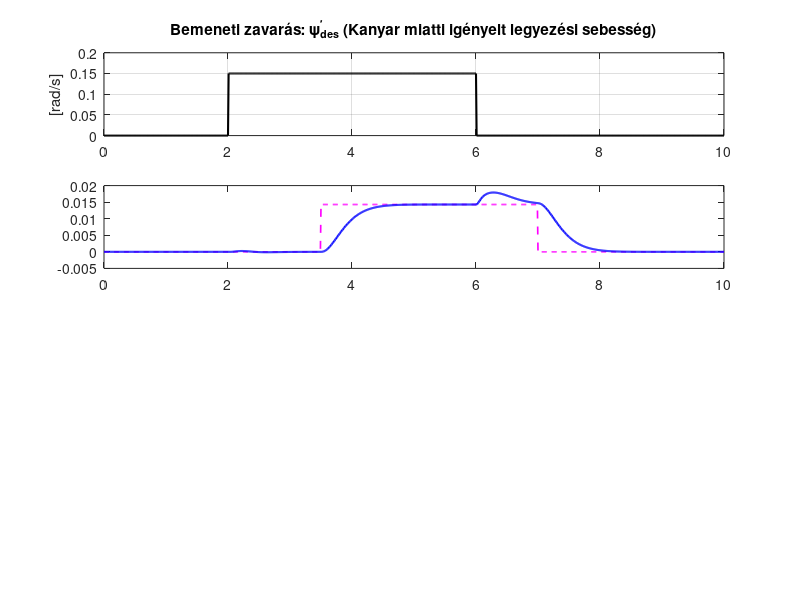

The MATLAB source for this figure: (Note: this script raises an error after producing the figure.)
%% DYNAMIC MODEL IN TERMS OF ERROR WITH RESPECT TO ROAD
R = 100;  % radious of the road
Caf = 80000; % Cornering stiffnes az első kerékhez
Car = 80000; % Cornering stiffnes a hátsó kerékhez
lf = 1.1; % Az autó tömegközéppontjától mért elülső tengelytáv
lr = 1.58; % Az autó tömegközéppontjától mért hátsó tengelytáv
m = 1573; % Az autó tömege
Vx = 15; % Az autó haladási sebessége a saját koordinátarendszerében
Iz = 2873; % Az autó tehetetlenségi nyomatéka

% Az állapotvektorunk e1, e1', e2, e2' == 
% laterális pozíciócióhiba a sávközéptől,
% laterális pozíciócióhiba sebessége,
% legyezési szöghiba az úthoz képest,
% legyezési szöghiba sebessége
% phides = desired yaw rate determined from road radius R Vx/R

A = [0 1                            0                      0;...
     0 -(2*Caf+2*Car)/(m*Vx)        (2*Caf+2*Car)/m        (-2*lf*Caf+2*lr*Car)/(m*Vx);...
     0 0                            0                      1;...
     0 -(2*lf*Caf-2*lr*Car)/(Iz*Vx) (2*lf*Caf-2*lr*Car)/Iz -(2*lf*lf*Caf+2*lr*lr*Car)/(Iz*Vx)];

% steering angle as input
B1 = [0;...
     2*Caf/m;...
     0;...
     2*lf*Caf/Iz];
% desired yaw rate as disturbance from road radius Vx/R
B2 = [0;...
     -(2*lf*Caf-2*lr*Car)/(m*Vx)-Vx;...
     0;...
     -(2*lf*lf*Caf+2*lr*lr*Car)/(Iz*Vx)];

C = [1 0 0 0];
% Irányíthatóság vizsgalata 
isControllable = (size(A,1) == rank(ctrb(A,B1)));

%% Bővített állapottér
% x'(t) = A*x(t) + B*u(t)
% y(t) = CT–x(t)
% u(t) = - K*x(t) + ki*z(t)
% z'(t) = r(t)- y(t)

% x'(t) = A*x(t) + B*u(t)
% z'(t) = -c*x(t) + r(t)
% u = -KT *x(t) + ki*z(t)

A_ext = [A, zeros(4, 1);... 
        -C, 0];
B_ext = [B1;...
         0]; % A zavarás mint bemenet jelenik meg a rendszerben

Q = diag([4 0.1 1 0.01 60]);
r = 1;

K = lqr(A_ext,B_ext,Q,r);
%% Állapotvisszacsatolás
% delta = -K * x(t) + ki*z(t)
% Az openloopra zavaras nelkul szamolom a K erositeseket
% A zavarasnak csak a zart korben lesz szerepe
% Állapotvisszacsatolás

Acl = [(A-B1*K(1:4)) -B1*K(5);...
       -C       0];
Bcl = [B1 B2 zeros(4,1);
       0  0  1];  
Ccl = [1 0 0 0 0];
sys_cl = ss(Acl,Bcl,Ccl,0);

%% STEADY STATE ERROR FROM DYNAMIC EQUATIONS
% Szeretnénk hogy a steady state error nullához tartson, ha van a kanyar
% miatti külső zavaró hatásunk, ezt egy előre csatolt (feedforward) taggal
% kompenzáljuk
% delta = -K * x(t) + delta_ff => feedforward miatt a kompenzálás a
% kormányszögben
% Ekkor a closed loop ilyen alakban szerepel
% x'(t) = (A-B1*K)*x(t) + B1*delta_ff + B2*vphides

% 1. Teljes tengelytáv (Wheelbase)
L = lf + lr;

% 2. Tengelyterhelések számítása (statikus terheléseloszlás)
% m_f: első tengelyre eső tömeg, m_r: hátsó tengelyre eső tömeg
m_f = m * (lr / L); 
m_r = m * (lf / L);

% 3. Alulkormányzottsági gradiens (Understeer Gradient - Kv)
% Ez határozza meg a jármű kanyarodási viselkedését (Rajamani Eq. 3.12/Table 3-1)
Kv = (m_f / (2 * Caf)) - (m_r / (2 * Car));

% 4. Oldalgyorsulás (Lateral Acceleration - ay)
% Mivel vphides = Vx / R, ezért R = Vx / vphides
% ay = Vx^2 / R = Vx * (Vx/R) = Vx * vphides
% A szimulációban a kanyar sugara R = 1000m, így:
ay = Vx^2 / R;

% e2 steady state hibaja
e2_ss = -lr/R + (lf*m*Vx*Vx)/((2*Car*L)*R);

% 5. Feedforward kormányszög (delta_ff)
% Ackermann szög (L/R) + dinamikus kompenzáció (Kv * ay)
delta_ff_val = (L / R) + Kv * ay + K(3)*e2_ss;

% Kiírás ellenőrzésképpen (fokban)
fprintf('Szükséges Feedforward szög: %.4f fok\n', rad2deg(delta_ff_val));


%% 4. JAVÍTOTT SZIMULÁCIÓ
t = 0:0.01:10;
vphides_val = Vx / R;
u_vphides = zeros(size(t));
u_delta_ff = zeros(size(t));
u_vphides(t > 2) = vphides_val;
u_vphides(t > 6) = 0;
u_delta_ff(t > 2) = delta_ff_val;
u_reference = gensig("square",7,10,0.01);
u_reference = u_reference/70;
% Szimuláció
u_sim = [u_delta_ff', u_vphides',u_reference];
[~, ~, x_states] = lsim(sys_cl, u_sim, t);

e1 = x_states(:,1);
e2 = x_states(:,3);
K_pd = K(1:4); % PD jellegű tagok (e1, e1_dot, e2, e2_dot)
K_i  = K(5);   % Integrátor tag (z)
u_feedback = -(K_pd * x_states(:, 1:4)' + K_i * x_states(:, 5)');
u_total = u_feedback' + u_delta_ff';

%% 5. VIZUALIZÁCIÓ (Frissítve a referencia jellel)
figure('Units', 'normalized', 'Position', [0.2 0.1 0.6 0.8], 'Name', 'LQR Szabályozás és Referenciakövetés', 'Color', 'w');

% 1. részábra: Desired Yaw Rate (Zavarás)
subplot(4,1,1);
plot(t, u_vphides, 'k', 'LineWidth', 1.5);
grid on; ylabel('[rad/s]');
title('Bemeneti zavarás: \psi_{des}^\prime (Kanyar miatti igényelt legyezési sebesség)');

% 2. részábra: e1 pozícióhiba és Referencia
subplot(4,1,2);
plot(t, u_reference, '--m', 'LineWidth', 1.2); % Referencia jel (négyszögjel)
hold on;
plot(t, e1, 'b', 'LineWidth', 1.5);            % Aktuális hiba
yline(0, '--k', 'Alpha', 0.5);
grid on; ylabel('e_1 [m]');
title('Laterális pozícióhiba (e_1) és Referencia jel');
legend('Referencia (r)', 'Aktuális e_1');

% 3. részábra: e2 orientációs hiba
subplot(4,1,3);
plot(t, e2, 'r', 'LineWidth', 1.5);
hold on;
yline(e2(end), '--k', ['Maradó: ', num2str(e2(end), '%.4f'), ' rad']);
grid on; ylabel('e_2 [rad]');
title('Orientációs hiba (e_2)');

% 4. részábra: Kormányszög
subplot(4,1,4);
plot(t, u_total, 'g', 'LineWidth', 1.5);
grid on; xlabel('Idő [s]'); ylabel('\delta [rad]');
title('Teljes beavatkozó jel (Visszacsatolás + Feedforward)');
legend('\delta_{total}');

sgtitle(['LQR Zavar elnyomás és Követés - R = ', num2str(R), 'm, V_x = ', num2str(Vx), 'm/s']);